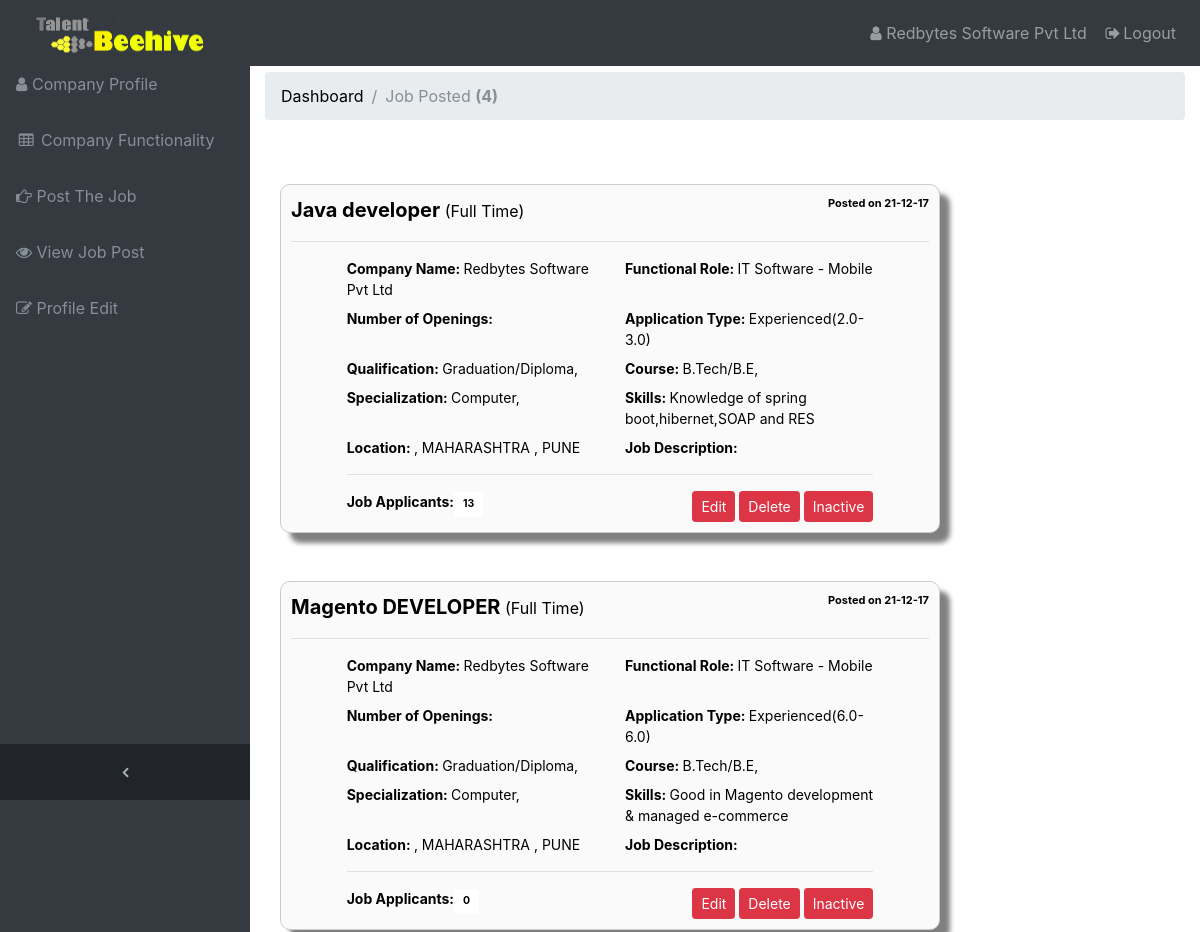
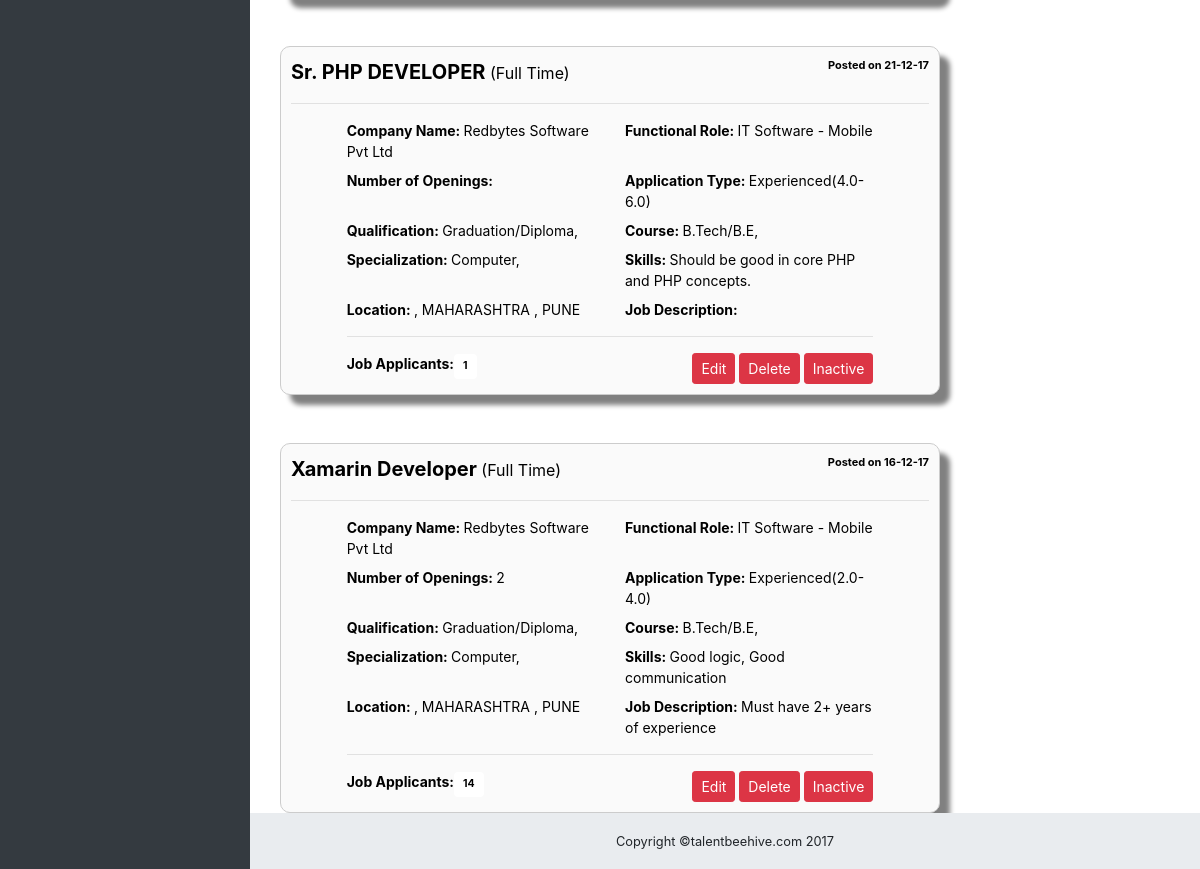
The page /job-post.php (signed in) on the database its author committed (2 pictures, top to bottom).
### tables this page shows
CREATE TABLE IF NOT EXISTS `functionality` (
  `id` int(50) NOT NULL AUTO_INCREMENT,
  `type` varchar(200) NOT NULL,
  `title` varchar(500) NOT NULL,
  `name` varchar(900) NOT NULL,
  `email` varchar(900) NOT NULL,
  `role` varchar(500) NOT NULL,
  `openings` varchar(50) NOT NULL,
  `salarytype` varchar(900) NOT NULL,
  `salary` varchar(900) NOT NULL,
  `qualification` varchar(900) NOT NULL,
  `course` varchar(900) NOT NULL,
  `specialization` varchar(900) NOT NULL,
  `skills` varchar(9999) NOT NULL,
  `atype` varchar(100) NOT NULL,
  `year` varchar(100) NOT NULL,
  `country` varchar(900) NOT NULL,
  `state` int(255) NOT NULL,
  `city` int(255) NOT NULL,
  `description` varchar(9999) NOT NULL,
  `date` varchar(500) NOT NULL,
  `status` enum('active','inactive') NOT NULL DEFAULT 'active',
  PRIMARY KEY (`id`)
);

CREATE TABLE IF NOT EXISTS `qualification` (
  `id` int(244) NOT NULL AUTO_INCREMENT,
  `qualification` varchar(255) NOT NULL,
  PRIMARY KEY (`id`)
);

CREATE TABLE IF NOT EXISTS `course` (
  `c_id` int(234) NOT NULL AUTO_INCREMENT,
  `course` varchar(234) DEFAULT NULL,
  `q_id` int(234) DEFAULT NULL,
  PRIMARY KEY (`c_id`)
);

CREATE TABLE IF NOT EXISTS `specialization` (
  `s_id` int(234) NOT NULL AUTO_INCREMENT,
  `specialization` varchar(234) NOT NULL,
  `cc_id` int(234) DEFAULT NULL,
  PRIMARY KEY (`s_id`)
);

CREATE TABLE IF NOT EXISTS `state` (
  `id` int(234) NOT NULL AUTO_INCREMENT,
  `statename` varchar(234) NOT NULL,
  PRIMARY KEY (`id`)
);

CREATE TABLE IF NOT EXISTS `city` (
  `c_id` int(234) NOT NULL AUTO_INCREMENT,
  `cityname` varchar(50) NOT NULL,
  `code` varchar(50) NOT NULL,
  `s_id` int(11) DEFAULT NULL,
  PRIMARY KEY (`c_id`),
  KEY `par_ind` (`s_id`),
  KEY `s_id` (`s_id`)
);

### job-post.php (the view, shortened to what this page needs)
<?php
  require_once("config1.php");
$q="select * from functionality where name='{$_SESSION['name']}' order by id desc";
$result=mysqli_query($DB,$q);
$num=mysqli_num_rows($result);
?>
<!DOCTYPE html>
<html lang="en">
   <head>
      <link href="vendor/bootstrap/css/bootstrap.min.css" rel="stylesheet">
      <link href="https://maxcdn.bootstrapcdn.com/font-awesome/4.7.0/css/font-awesome.min.css" rel="stylesheet" type="text/css">
      <link href="vendor/datatables/dataTables.bootstrap4.css" rel="stylesheet">
      <link href="css/sb-admin.css" rel="stylesheet">
   </head>
   <body class="fixed-nav sticky-footer bg-dark" id="page-top">
    <?php
    include('company_header.php');
    ?>
      <div class="content-wrapper">
         <div class="container-fluid">
            <ol class="breadcrumb">
               <li class="breadcrumb-item">
                  <a href="#">Dashboard</a>
               </li>
               <li class="breadcrumb-item active">Job Posted  <strong>(<?php echo $num; ?>)</strong></li>
            </ol>
				   <?php
     if($num>0)
     {
	for($i=1;$i<=$num;$i++)
	{
		$row=mysqli_fetch_array($result);
		$Status=$row['status'];
	?>
            <div class="container">
               <div class="row">
                  <div class="col-md-9 col-md-offset-3">
                     <div class="panel panel-default">
                        <div class="panel-body">
                            <div class="container jobpost-div mt-5">
                              <div class="row">
                                 <div class="col-lg-12">
                                    <div class="post-title jobpost-title">
                                       <strong><?php echo $row['title'];?></strong><small> (<?php echo $row['type'];?>)</small><strong class="pull-right" style="font-size:11px">Posted on <?php echo $row['date'];?></strong>
                                    </div>
                                 </div>
                              </div>
                              <hr>
                              <div class="row">
                                 <div class="col-lg-1">
                                 </div>
                                 <div class="col-lg-10">
                                    <div class="row">
                                       <div class="col-lg-6">
                                          <div class="post-des ">
                                             <strong>Company Name: </strong><span><?php echo $row['name'];?></span>
                                          </div>
                                       </div>
                                       <div class="col-lg-6 ">
                                          <div class="post-des ">
                                            <strong>Functional Role: </strong><span><?php echo $row['role'];?></span>
                                          </div>
                                       </div>
                                    </div>
                                    <div class="row">
                                       <div class="col-lg-6 ">
                                          <div class="post-des mt-2">
                                            <strong>Number of Openings: </strong><span><?php echo $row['openings'];?></span>
                                          </div>
                                       </div>
									    <div class="col-lg-6 ">
                                          <div class="post-des mt-2">
                                             <strong>Application Type: </strong><span><?php echo $row['atype']; ?>(<?php echo $row['year']; ?>)</span>
                                          </div>
                                       </div>
                                    </div>
					<div class="row">
					<div class="col-lg-6 ">
                                          <div class="post-des mt-2">
                                            <strong>Qualification: </strong>
											<?php
                         $str2 = $row['qualification'];
						    $strs2=explode(",",$str2);
						     $st="";
							  foreach($strs2 as $q2){
							 $q1="select qualification from qualification where id='$q2'";
							  $result1=mysqli_query($DB,$q1);
							  $row1=mysqli_fetch_array($result1);
							  $c=$row1['qualification'];
							   $st=$st.$c.", ";
							  }
						echo $st;
                        ?>
                                          </div>
                                       </div>
                                       <div class="col-lg-6 ">
                                          <div class="post-des mt-2">
                                            <strong>Course: </strong>
											<?php
											 $str3 = $row['course'];
												$strs3=explode(",",$str3);
												 $st1="";
												  foreach($strs3 as $q3){
												 $q1="select course from course where c_id='$q3'";
												  $result1=mysqli_query($DB,$q1);
												  $row1=mysqli_fetch_array($result1);
												  $c=$row1['course'];
												   $st1=$st1.$c.", ";
												  }
											echo $st1;
                        ?>
                                          </div>
                                    </div>
                                    </div>
									<div class="row">
					<div class="col-lg-6 ">
                                          <div class="post-des mt-2">
                                            <strong>Specialization: </strong>
											<?php
              $str1 = $row['specialization'];
						    $strs=explode(",",$str1);
						     $str="";
							  foreach($strs as $b){
							 $q1="select specialization from specialization where s_id='$b'";
							  $result1=mysqli_query($DB,$q1);
							  $row1=mysqli_fetch_array($result1);
							  $c=$row1['specialization'];
							   $str=$str.$c.", ";
							  }
						echo $str;
                        ?>
                                          </div>
                                       </div>
                                       <div class="col-lg-6 ">
                                          <div class="post-des mt-2">
                                            <strong>Skills: </strong><span><?php echo $row['skills'];?></span>
                                          </div>
                                    </div>
                                    </div>
					  <?php
                         $getstate=mysqli_query($DB,"select statename  from state where id=".$row['state']);
                         $getstatedetails = mysqli_fetch_array($getstate);
                           $getcity=mysqli_query($DB, "select cityname  from city where c_id=".$row['city']);
                         $getcitydetails = mysqli_fetch_array($getcity);
		?>
                                   	<div class="row">
					<div class="col-lg-6 ">
                                          <div class="post-des mt-2">
                                             <strong>Location: </strong><span><?php  echo $row['country'];?> , <?php  echo $getstatedetails['statename'];?> , <?php  echo $getcitydetails['cityname']; ?></span>
                                          </div>
                                       </div>
                                       <div class="col-lg-6 ">
                                          <div class="post-des mt-2">
                                             <strong>Job Description: </strong><span><?php
                                             $str = $row['description'];
						$pieces = explode("\n", $str);
						foreach($pieces as $element)
						{
						echo $element."<br/>";
						}
                                             ?>
                                             </span>
                                          </div>
                                       </div>
                                       </div>
	<hr>
					<div class="row">
                                      <div class="col-lg-12 ">
                                          <div class="post-des pull-left">
                                          <?php
                                          $q2="select count(*) as maxnum from candidate_job_applied where fk_func_id=".$row['id']." and status='applied'";
                                          $result2=mysqli_query($DB,$q2);
                                          $row2 = mysqli_fetch_array($result2);
                                          ?>
                                             <strong>Job Applicants:</strong><span class="badge"><?php echo $row2['maxnum'] ?></span>
                                          </div>
                                          <div class="btn-group-sm pull-right">
                                            <a type="button" class="btn btn-danger" href="job_edit.php?status=edit&id=<?php echo $row['id'];?>" onclick="return confirm('do you want to Edit Post?');">Edit</a>
                                          <a type="button" class="btn btn-danger" href="delete-post.php?status=delete&id=<?php echo $row['id'];?>" onclick="return confirm('do you want to Delete Post?');">Delete</a>
                                           <?php
                                      if(($Status)=='active')
                                        { ?>
                    <a type="button" class="btn btn-danger" href="active_inactive_jobstatus.php?status=<?php echo $row['status'];?>&id=<?php echo $row['id'];?>" onclick="return confirm('Do You Really want to inactivate (<?php echo  $row['title']; ?>)');">
                    Inactive </a>
                    <?php } if(($Status)=='inactive') { ?>
                    <a type="button" class="btn btn-danger" href="active_inactive_jobstatus.php?status=<?php echo $row['status'];?>&id=<?php echo $row['id'];?>" onclick="return confirm('Do You Really want to activate (<?php echo  $row['title']; ?>)');">
                    Active</a>
                    <?php } ?>
                                       </div>
                                    </div>
                                 </div>
                              </div>
                        </div>
                     </div>
                  </div>
               </div>
            </div>
          <?php
}
}
else
{
?>
  <div>
      <h1>You Have Not Posted Any Job Yet</h1>
      </div>
      <?php
      }
      ?>
         </div>
      </div>
      </div>
      </div>
      </div>
      </div>
      <footer class="sticky-footer">
         <div class="container">
            <div class="text-center">
               <small>Copyright ©talentbeehive.com 2017</small>
            </div>
         </div>
      </footer>
      </div>
   </body>
</html>

### css/sb-admin.css (style rules this page uses)
html { position: relative; min-height: 100%; }
body { overflow-x: hidden; }
body.sticky-footer { margin-bottom: 56px; }
body.sticky-footer .content-wrapper { min-height: calc(100vh - 56px - 56px); }
body.fixed-nav { padding-top: 56px; }
.content-wrapper { min-height: calc(100vh - 56px); padding-top: 1rem; }
.content-wrapper { overflow-x: hidden; background: white; }
@media (min-width: 992px) { .content-wrapper { margin-left: 250px; } }
footer.sticky-footer { position: absolute; right: 0; bottom: 0; width: 100%; height: 56px; background-color: #e9ecef; line-height: 55px; }
@media (min-width: 992px) { footer.sticky-footer { width: calc(100% - 250px); } }
.small, small { font-size: 80%; font-weight: 400; }
.badge { display: inline-block; padding: 7px 9px; font-size: 75%; font-weight: 700; line-height: 1; color: #000; text-align: center; white-space: nowrap; vertical-align: baseline; border-radius: 0.25rem; background-color: #fff; }
a { color:#000; }
.jobpost-div { box-shadow: 10px 10px 5px gray; background-color:#FAFAFA; color:#000; border:1px solid #CCCCCC; border-radius:10px; padding:10px; font-size:14px; color:#000; }
.jobpost-title { font-size:20px; }

### rows shown on the page
functionality: title "Java developer", type "Full Time", date "21-12-17", name "Redbytes Software Pvt Ltd", role "IT Software - Mobile", atype "Experienced", year "2.0-3.0", qualification.qualification "Graduation/Diploma,", course.course "B.Tech/B.E,", specialization.specialization "Computer,", skills "Knowledge of spring boot,hibernet,SOAP and RES", state.statename "MAHARASHTRA", city.cityname "PUNE", maxnum "13"
functionality: title "Magento DEVELOPER", type "Full Time", date "21-12-17", name "Redbytes Software Pvt Ltd", role "IT Software - Mobile", atype "Experienced", year "6.0-6.0", qualification.qualification "Graduation/Diploma,", course.course "B.Tech/B.E,", specialization.specialization "Computer,", skills "Good in Magento development & managed e-commerce", state.statename "MAHARASHTRA", city.cityname "PUNE", maxnum "0"
functionality: title "Sr. PHP DEVELOPER", type "Full Time", date "21-12-17", name "Redbytes Software Pvt Ltd", role "IT Software - Mobile", atype "Experienced", year "4.0-6.0", qualification.qualification "Graduation/Diploma,", course.course "B.Tech/B.E,", specialization.specialization "Computer,", skills "Should be good in core PHP and PHP concepts.", state.statename "MAHARASHTRA", city.cityname "PUNE", maxnum "1"
functionality: title "Xamarin Developer", type "Full Time", date "16-12-17", name "Redbytes Software Pvt Ltd", role "IT Software - Mobile", openings "2", atype "Experienced", year "2.0-4.0", qualification.qualification "Graduation/Diploma,", course.course "B.Tech/B.E,", specialization.specialization "Computer,", skills "Good logic, Good communication", state.statename "MAHARASHTRA", city.cityname "PUNE", description "Must have 2+ years of experience", maxnum "14"

### other values the page prints
$_SESSION['name'] "Redbytes Software Pvt Ltd"
$num "4"
